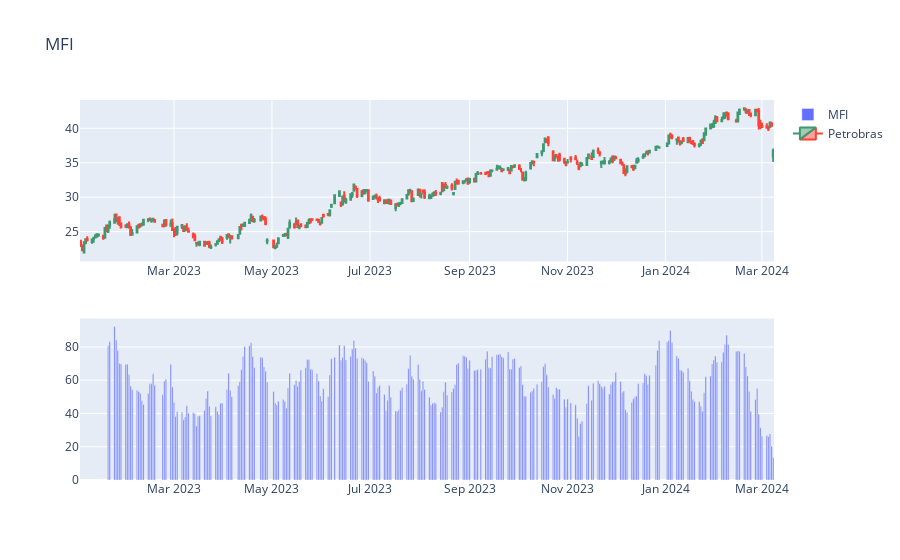

Notebook code for this chart:
### Markdown cell above
<h2>Construção dos graficos para o indicador</h2>

### Code cell
# Inicializa uma nova figura com 2 linhas e 1 coluna
fig = make_subplots(rows=2, cols=1)

# Adiciona um gráfico de barras à subtrama inferior para visualizar o indicador MFI
fig.add_trace(go.Bar(name='MFI', x=petr4.index, y=petr4['MFI']), row=2, col=1)
# Adiciona um gráfico de barras à segunda linha e primeira coluna da subtrama, representando o indicador MFI, com os índices de tempo no eixo x

# Adiciona um gráfico de candlestick à subtrama superior para visualizar os preços de fechamento, abertura, alta e baixa da Petrobras
fig.add_trace(go.Candlestick(name='Petrobras', x=petr4.index, close=petr4['Close'], open=petr4['Open'], high=petr4['High'], low=petr4['Low']), row=1, col=1)
# Adiciona um gráfico de candlestick à primeira linha e primeira coluna da subtrama, representando os preços de fechamento, abertura, alta e baixa da Petrobras, com os índices de tempo no eixo x

# Atualiza o layout da figura para ocultar o controle deslizante do intervalo no eixo x e define o título como 'MFI'
fig.update_layout(xaxis_rangeslider_visible=False, title_text='MFI')

# Exibe a figura

### Figure 1 — Plotly figure (JSON) as saved in the notebook; plotly's stock layout.template omitted (floating-point values rounded to 4 significant figures; data arrays with more than 128 entries replaced by an {"elided": "..."} marker saying what was removed)
{"data": [{"name": "MFI", "type": "bar", "x": {"elided": "295 str values"}, "xaxis": "x2", "y": {"elided": "295 float values"}, "yaxis": "y2"}, {"close": {"elided": "295 float values"}, "high": {"elided": "295 float values"}, "low": {"elided": "295 float values"}, "name": "Petrobras", "open": {"elided": "295 float values"}, "type": "candlestick", "x": {"elided": "295 str values"}, "xaxis": "x", "yaxis": "y"}], "layout": {"autosize": true, "title": {"text": "MFI"}, "xaxis": {"anchor": "y", "autorange": true, "domain": [0, 1], "range": ["2023-01-01 12:00", "2024-03-08 12:00"], "rangeslider": {"visible": false, "yaxis": {}}, "type": "date"}, "xaxis2": {"anchor": "y2", "autorange": true, "domain": [0, 1], "range": ["2023-01-01 12:00", "2024-03-08 12:00"], "type": "date"}, "yaxis": {"anchor": "x", "autorange": true, "domain": [0.575, 1], "range": [20.66, 44.11]}, "yaxis2": {"anchor": "x2", "autorange": true, "domain": [0, 0.425], "range": [0, 97.1], "type": "linear"}}}
